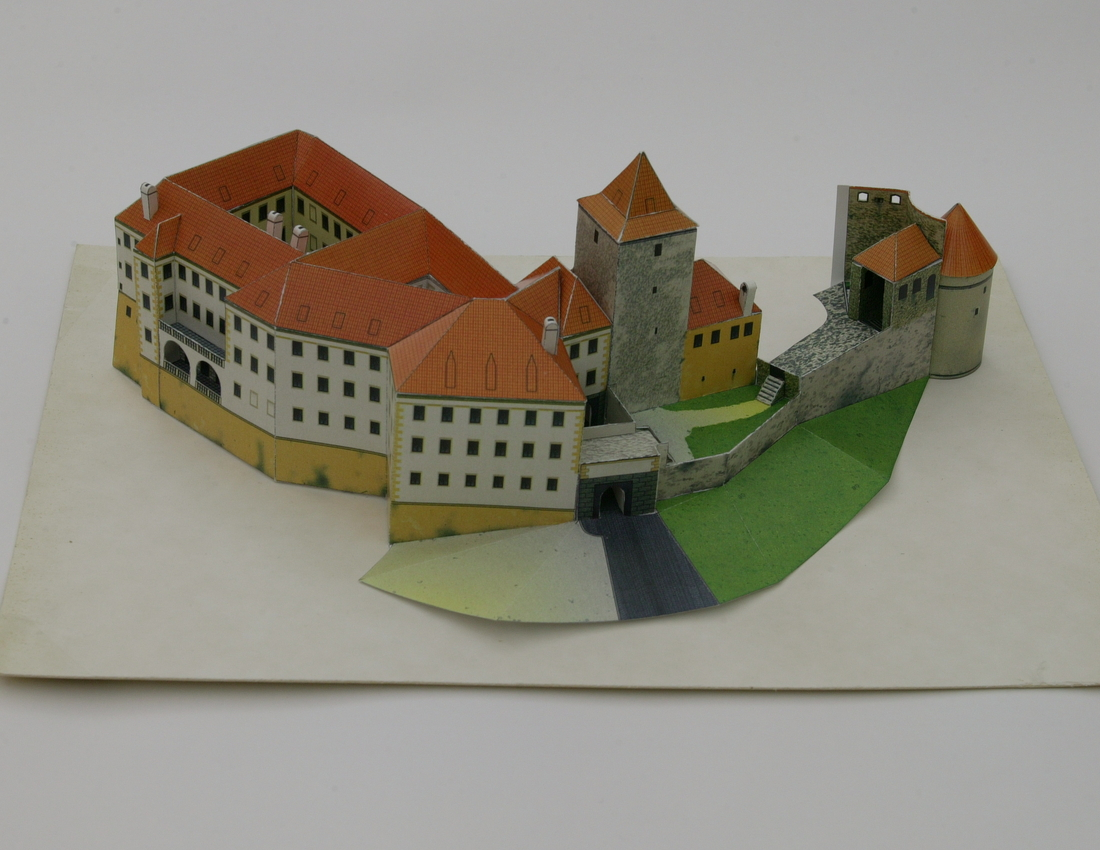
#> input picture hw9b_metric_reconstruction/daliborka_01.jpg, 1100 x 850 px
$ python hw09a.py
#> lines starting #> are read from the running program, lines starting #| are printed output that depends on the picture
### hw9b_metric_reconstruction/hw08.py
import numpy as np  # for matrix computation and linear algebra
import matplotlib.pyplot as plt  # for drawing and image I/O
import scipy.io as sio  # for matlab file format output
import itertools  # for generating all combinations
import scipy.linalg
import math


def shortest_distance(p, lnn) -> float:
    return abs((lnn[0] * p[0] + lnn[1] * p[1] + lnn[2])) / (
        math.sqrt(lnn[0] ** 2 + lnn[1] ** 2))


def u2F(u1, u2):
    # computes the fundamental matrix using the seven-point algorithm from 7
    # euclidean correspondences u1, u2, measured in two images. For
    # constructing the third order polynomial from null space matrices G1 and G2
    # for inx in itertools.combinations(range(0, len(u1[0])), 7):

    tmp_G = list()
    for counter in range(7):
        a1 = np.array([u1[0][counter], u1[1][counter], 1])
        a2 = np.array([u2[0][counter], u2[1][counter], 1])
        tmp_G.append(np.c_[a2[0] * a1[0], a2[0] * a1[1], a2[0] * a1[2],
                           a2[1] * a1[0], a2[1] * a1[1], a2[1] * a1[2],
                           a2[2] * a1[0], a2[2] * a1[1], a2[2] * a1[2]])
    result = scipy.linalg.null_space(np.array(tmp_G).reshape(7, 9))
    G1 = result.T[0].reshape(3, 3)
    G2 = result.T[1].reshape(3, 3)
    polynomial = u2F_polynom(G1, G2)
    roots = np.roots(polynomial)

    result_FFs = []
    for root in roots:
        if np.iscomplex(root):
            continue
        root = np.real(root)
        G = G1 + root * G2
        if np.array_equal(G, G2):
            continue
        if np.linalg.matrix_rank(G) != 2:
            continue
        result_FFs.append(G)

    return result_FFs


def u2F_polynom(g1: np.array, g2: np.array):
    # %U2F_POLYNOM  Coefficients of polynomial for 7-point algorithm
    #
    # % (c) 2020-04-14 Martin Matousek
    # % Last change: $Date$
    # %              $Revision$
    # ".replace("1", "0").replace("2", "1").replace("3", "2")
    a3 = np.linalg.det(g2)

    a2 = (g2[1, 0] * g2[2, 1] * g1[0, 2] - g2[1, 0] * g2[0, 1] * g1[2, 2] +
          g2[0, 0] * g2[1, 1] * g1[2, 2] + g2[2, 0] * g1[0, 1] * g2[1, 2] +
          g2[2, 0] * g2[0, 1] * g1[1, 2] - g2[0, 0] * g1[2, 1] * g2[1, 2] -
          g2[2, 0] * g1[1, 1] * g2[0, 2] - g2[2, 0] * g2[1, 1] * g1[0, 2] -
          g2[0, 0] * g2[2, 1] * g1[1, 2] + g1[1, 0] * g2[2, 1] * g2[0, 2] +
          g2[1, 0] * g1[2, 1] * g2[0, 2] + g1[2, 0] * g2[0, 1] * g2[1, 2] -
          g1[1, 0] * g2[0, 1] * g2[2, 2] - g1[0, 0] * g2[1, 2] * g2[2, 1] -
          g2[1, 0] * g1[0, 1] * g2[2, 2] + g2[0, 0] * g1[1, 1] * g2[2, 2] +
          g1[0, 0] * g2[1, 1] * g2[2, 2] - g1[2, 0] * g2[1, 1] * g2[0, 2])

    a1 = (g1[0, 0] * g1[1, 1] * g2[2, 2] + g1[0, 0] * g2[1, 1] * g1[2, 2] +
          g2[2, 0] * g1[0, 1] * g1[1, 2] - g1[1, 0] * g1[0, 1] * g2[2, 2] -
          g2[0, 0] * g1[2, 1] * g1[1, 2] - g2[1, 0] * g1[0, 1] * g1[2, 2] -
          g2[2, 0] * g1[1, 1] * g1[0, 2] + g2[0, 0] * g1[1, 1] * g1[2, 2] +
          g1[1, 0] * g1[2, 1] * g2[0, 2] + g1[1, 0] * g2[2, 1] * g1[0, 2] +
          g1[2, 0] * g2[0, 1] * g1[1, 2] - g1[1, 0] * g2[0, 1] * g1[2, 2] -
          g1[2, 0] * g2[1, 1] * g1[0, 2] + g2[1, 0] * g1[2, 1] * g1[0, 2] -
          g1[0, 0] * g2[2, 1] * g1[1, 2] - g1[2, 0] * g1[1, 1] * g2[0, 2] +
          g1[2, 0] * g1[0, 1] * g2[1, 2] - g1[0, 0] * g1[2, 1] * g2[1, 2])

    a0 = np.linalg.det(g1)
    return [a3, a2, a1, a0]


# [138 lines that do not run on import are left out]

### hw9b_metric_reconstruction/hw09a.py
import numpy as np  # for matrix computation and linear algebra
import matplotlib.pyplot as plt  # for drawing and image I/O
import scipy.io as sio  # for matlab file format output
import itertools  # for generating all combinations
import scipy.linalg as slinalg
from hw08 import u2F, shortest_distance


def step2(u1_step2, u2_step2, F_step2, filename="09_egx.pdf",
          header='The epipolar lines using Fx'):
    fig = plt.figure()
    fig.clf()
    fig.suptitle(header)
    plt.subplot(121)

    i = 0
    for x_p1, y_p1, x_p2, y_p2 in zip(u1_step2[0], u1_step2[1], u2_step2[0],
                                      u2_step2[1]):
        plt.plot([int(x_p1)], [int(y_p1)], color=colors[i], marker="X",
                 markersize=10)
        point2_step2 = np.c_[x_p2, y_p2, 1].reshape(3, 1)

        x = np.linspace(1, 1200, 1200)
        ep1_step2 = F_step2.T @ point2_step2
        y = -((ep1_step2[2] / ep1_step2[1]) + x * ep1_step2[0] / ep1_step2[1])
        plt.plot(x, y, color=colors[i])
        i += 1
    plt.imshow(img1)

    plt.subplot(122)

    i = 0
    for x_p1, y_p1, x_p2, y_p2 in zip(u1_step2[0], u1_step2[1], u2_step2[0],
                                      u2_step2[1]):
        plt.plot([int(x_p2)], [int(y_p2)],
                 color=colors[i],
                 marker="X",
                 markersize=10)
        point1_step2 = np.c_[x_p1, y_p1, 1].reshape(3, 1)

        x = np.linspace(1, 1200, 1200)
        point1_step2 = point1_step2.reshape(3, 1)
        ep2_step2 = F_step2 @ point1_step2
        y = -((ep2_step2[2] / ep2_step2[1]) + x * ep2_step2[0] / ep2_step2[1])
        plt.plot(x, y, color=colors[i])
        i += 1
    plt.imshow(img2)
    plt.show()
    fig.savefig(filename)


def step3(u1_step3, u2_step3, F_step3, filename="09_errorsx.pdf",
          header="The epipolar error for all points (Fx)"):
    fig = plt.figure()
    fig.clf()
    d1_arr, d2_arr = [], []
    for i in range(len(u1_step3[0])):
        a1_step3 = np.array([u1_step3[0][i],
                             u1_step3[1][i], 1])
        a2_step3 = np.array([u2_step3[0][i],
                             u2_step3[1][i], 1])
        ep1_step3 = F_step3.T @ a2_step3
        ep2_step3 = F_step3 @ a1_step3
        d1_arr.append(shortest_distance(a1_step3, ep1_step3))
        d2_arr.append(shortest_distance(a2_step3, ep2_step3))
    plt.title(header)
    plt.xlabel('point index')
    plt.ylabel('epipolar err [px]')
    plt.plot(d1_arr, color="b", label="image 1")
    plt.plot(d2_arr, color='g', label='image 2')
    plt.legend(loc='best')
    plt.savefig(filename)
    plt.show()


if __name__ == "__main__":
    # Data preprocessing
    img1 = plt.imread('daliborka_01.jpg')
#> img1 is the input picture: shape (850, 1100, 3); mean R, G, B 145.8, 142, 130
    img2 = plt.imread('daliborka_23.jpg')
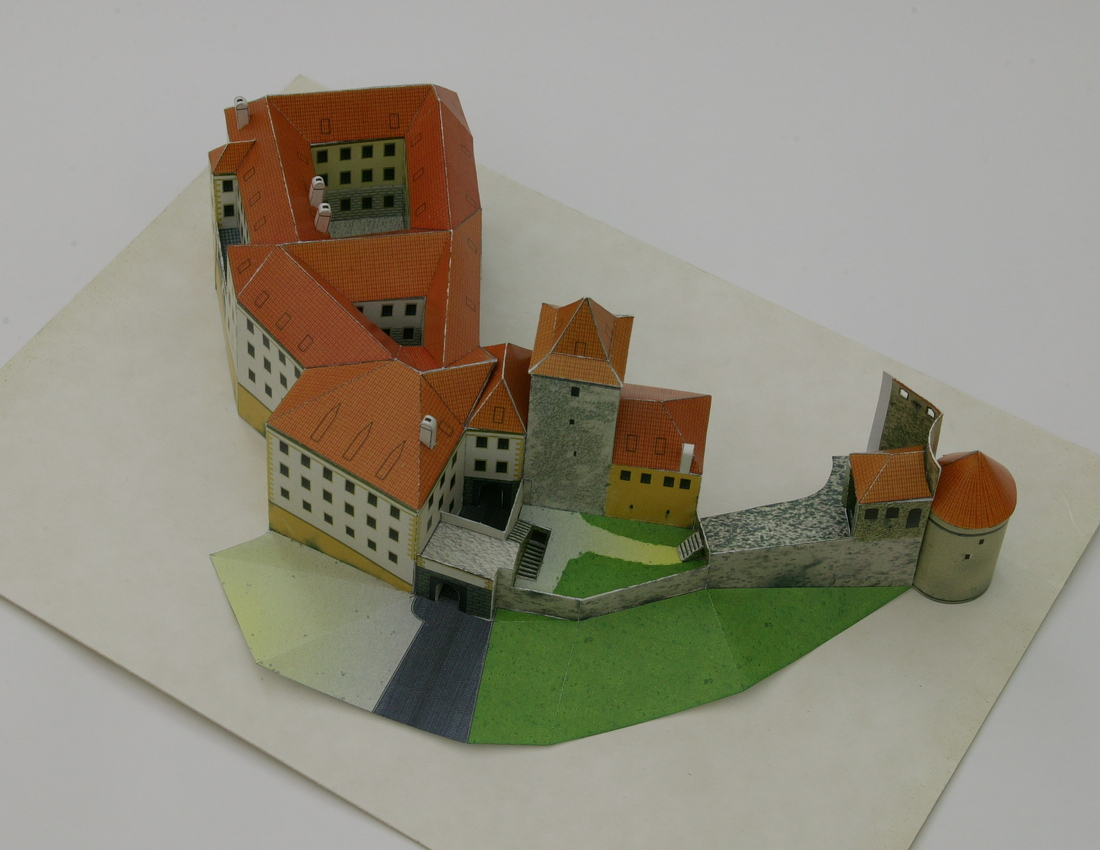
#> input picture hw9b_metric_reconstruction/daliborka_23.jpg, 1100 x 850 px
#> img2 is the input picture: shape (850, 1100, 3); mean R, G, B 145.9, 141.7, 127.3

    f = sio.loadmat("daliborka_01_23-uu.mat")
#> (reads hw9b_metric_reconstruction/daliborka_01_23-uu.mat from the repository)
    # indices of a points, that form an edge
    edges = f["edges"]  # - 1
    edges = np.array([edges[0] - 1, edges[1] - 1])
    # list of 12 indices of points ix
    ix = f["ix"][0] - 1
    # There is a set of point matches between the images above.
    u01 = f["u01"]
    u23 = f["u23"]
    u01 = np.array([u01[0] - 1, u01[1] - 1])
    u23 = np.array([u23[0] - 1, u23[1] - 1])

    u1 = u01[:, ix]
    u2 = u23[:, ix]

    colors = ["dimgray", "rosybrown", "maroon", "peru",
              "moccasin", "yellow", "olivedrab", "lightgreen",
              "navy", "royalblue", "indigo", "hotpink"]

    # Step 1
    # Compute essential matrix Ex using your best fundamental matrix F
    # estimated in HW-08 and internal calibration from HW-04. Compute also
    # the fundamental matrix Fx consistent with K from Ex and K

    F = sio.loadmat("08_data.mat")["F"]
#> (reads hw9b_metric_reconstruction/08_data.mat from the repository)
    K = sio.loadmat("K.mat")["K"]
#> (reads hw9b_metric_reconstruction/K.mat from the repository)

    Ex = K.T @ F @ K
    u, d, vh = np.linalg.svd(Ex)
    Ex = u @ np.array([[1, 0, 0], [0, 1, 0], [0, 0, 0]]) @ vh
    Fx = np.linalg.inv(K).T @ Ex @ np.linalg.inv(K)

    # Step 2
    # Draw the 12 corresponding points IX (from HW-08) in different colour in
    # the two images. Using Fx, compute the corresponding epipolar lines and
    # draw them into the images in corresponding colours. Export as 09_egx.pdf.

    step2(u1, u2, Fx)
#> in step2, `plt.show()`:
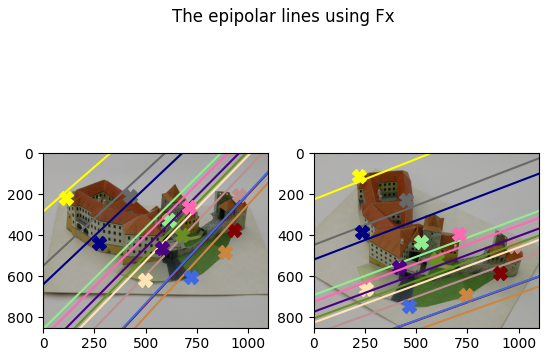
#> figure drawn by matplotlib, 2 panels

    # Step 3
    # Draw graphs of epipolar errors d1_i and d2_i w.r.t Fx for all points.
    # Draw both graphs into single figure (different colours) and export as
    # 09_errorsx.pdf.

    step3(u01, u23, Fx)
#> in step3, `plt.savefig(filename)`:
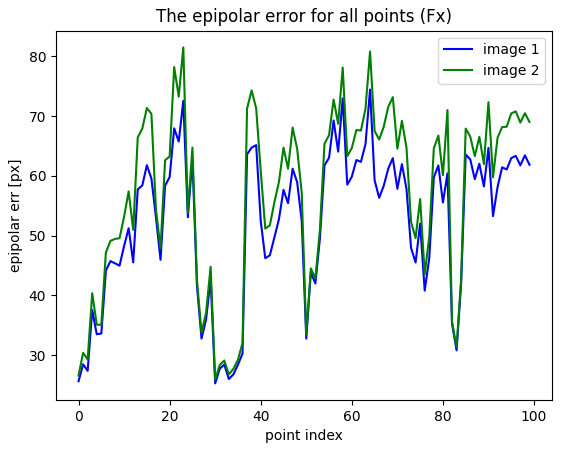
#> figure drawn by matplotlib, 1 panel; curve peaks at x = 64, y = 74.46; curve peaks at x = 23, y = 81.51

    # Step 4
    # Find essential matrix E by minimizing the maximum epipolar error of the
    # respective fundamental matrix Fe consistent with K using the same
    # correspondences:

    result_Fe_errors_inxs = []
    ### Generate all 7-tuples from the set of 12 correspondences and estimate
    # fundamental matrix F for each of them.
    for inx in itertools.combinations(range(0, len(u1[0])), 7):
        u1_current = u1[:, inx]
        u2_current = u2[:, inx]
        Fs_step4 = u2F(u1_current, u2_current)
        for each_F in Fs_step4:
            ### For each tested F, compute essential matrix E using internal
            # calibration K.

            E1_step4 = K.T @ each_F @ K
            u, d, vh = np.linalg.svd(E1_step4)
            E_step4 = u @ np.array([[1, 0, 0], [0, 1, 0], [0, 0, 0]]) @ vh
            ### Compute fundamental matrix Fe consistent with K from E and K and its
            # epipolar error over all matches.

            Fe = np.linalg.inv(K).T @ E_step4 @ np.linalg.inv(K)

            point_errors = []
            for counter in range(len(u01[0])):
                a1 = np.array([u01[0][counter],
                               u01[1][counter],
                               1])
                a2 = np.array([u23[0][counter],
                               u23[1][counter],
                               1])
                ep1 = Fe.T @ a2
                ep2 = Fe @ a1
                d1_i = shortest_distance(a1, ep1)
                d2_i = shortest_distance(a2, ep2)
                point_errors.append(d1_i + d2_i)
            result_Fe_errors_inxs.append(
                    [max(point_errors), Fe, E_step4, inx])
    ### Choose such Fe and E that minimize maximal epipolar error over all
    # matches.
    result_Fe_errors_inxs.sort(key=lambda x: x[0])
    Fe = result_Fe_errors_inxs[0][1]
    point_sel_e = [ix[i] for i in range(12) if
                   i in result_Fe_errors_inxs[0][3]]
    E = result_Fe_errors_inxs[0][2]

    # Step 5
    # Draw the 12 corresponding points in different colour in the two images.
    # Using Fe, compute the corresponding epipolar lines and draw them into the
    # images in corresponding colours. Export as 09_eg.pdf.

    step2(u1, u2, Fe, "09_eg.pdf", "The epipolar lines using Fe")
#> call 2 of step2, with u1_step2 = array of shape (2, 12), u2_step2 = array of shape (2, 12), F_step2 = array of shape (3, 3), filename = '09_eg.pdf', header = 'The epipolar lines using Fe'
#> in step2 (call 2), `plt.show()`:
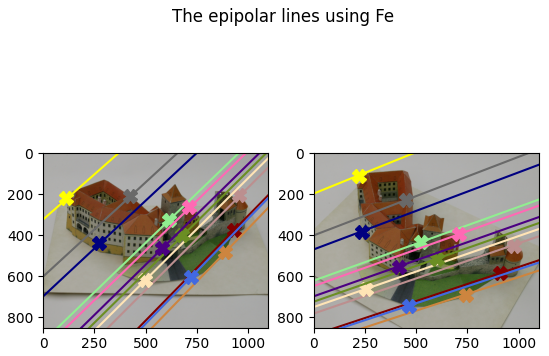
#> figure drawn by matplotlib, 2 panels

    # Step 6
    # raw graphs of epipolar errors d1_i and d2_i w.r.t Fe for all points.
    # Draw both graphs into single figure (different colours) and export as
    # 09_errors.pdf

    step3(u01, u23, Fe, "09_errors.pdf",
          "The epipolar error for all points (Fe)")
#> call 2 of step3, with u1_step3 = array of shape (2, 100), u2_step3 = array of shape (2, 100), F_step3 = array of shape (3, 3), filename = '09_errors.pdf', header = 'The epipolar error for all points (Fe)'
#> in step3 (call 2), `plt.savefig(filename)`:
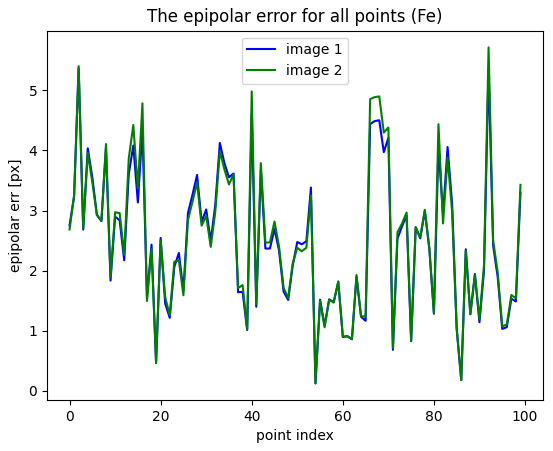
#> figure drawn by matplotlib, 1 panel; curve peaks at x = 2, y = 5.37; curve peaks at x = 92, y = 5.71

    #  Step 7
    # Save F, Ex, Fx, E, Fe and u1, u2, point_sel_e (indices of seven points
    # used for computing Fe) as 09a_data.mat.
    point_sel = sio.loadmat("08_data.mat")["point_sel"]
    sio.savemat('09a_data.mat', {
        'u1': u01,
        'u2': u23,
        "point_sel_e": point_sel_e,
        "point_sel": point_sel,
        'F': F,
        "Ex": Ex,
        "Fe": Fe,
        "Fx": Fx,
        "E": E,
        })
